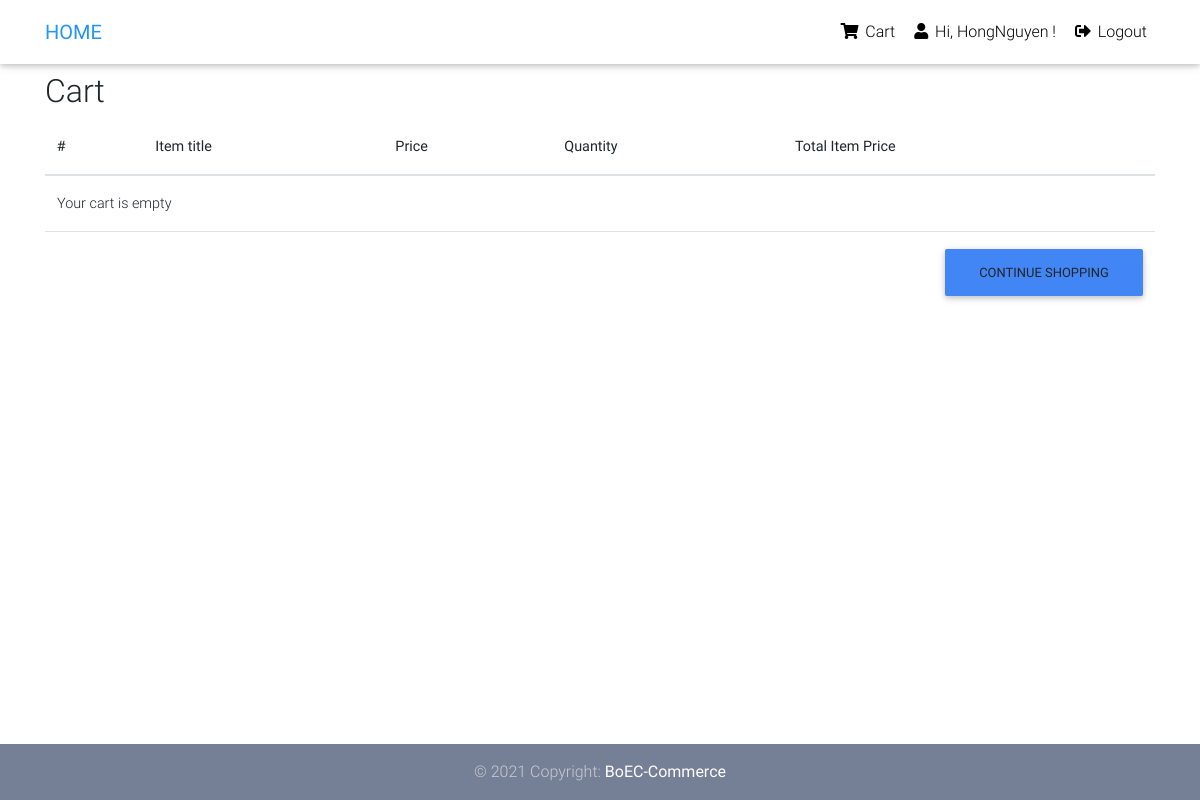
The app's page /cart/ (signed in), older data.
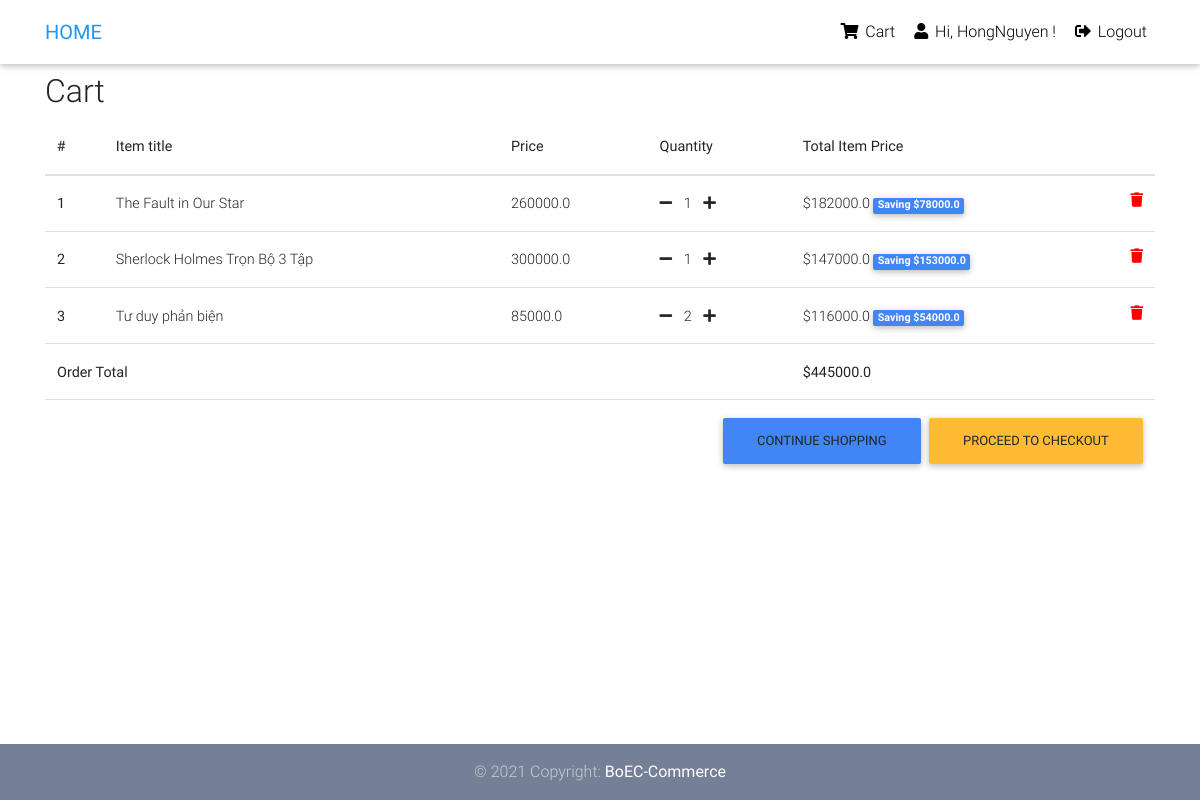
The same page, newer data.
### proshop/models.py (models this page shows, shortened)
class OrderItem(models.Model):
    user = models.ForeignKey(settings.AUTH_USER_MODEL,
                             on_delete=models.CASCADE)
    ordered = models.BooleanField(default=False)
    item = models.ForeignKey(Item, on_delete=models.CASCADE)
    quantity = models.IntegerField(default=1)
    def get_total_item_price(self):
        return self.quantity * self.item.price
    def get_total_discount_item_price(self):
        return self.quantity * self.item.discount_price
    def get_amount_saved(self):
        return self.get_total_item_price() - self.get_total_discount_item_price()
    def get_final_price(self):
        if self.item.discount_price:
            return self.get_total_discount_item_price()
        return self.get_total_item_price()

class Item(models.Model):
    title = models.CharField(max_length=100)
    price = models.FloatField()
    discount_price = models.FloatField(blank=True, null=True)
    category = models.CharField(choices=CATEGORY_CHOICES, max_length=2)
    slug = models.SlugField()
    description = models.TextField()
    image = models.ImageField()

class Order(models.Model):
    user = models.ForeignKey(settings.AUTH_USER_MODEL,
                             on_delete=models.CASCADE)
    ref_code = models.CharField(max_length=20, blank=True, null=True)
    items = models.ManyToManyField(OrderItem)
    start_date = models.DateTimeField(auto_now_add=True)
    ordered_date = models.DateTimeField()
    ordered = models.BooleanField(default=False)
    shipping_address = models.ForeignKey(
        'Address', related_name='shipping_address', on_delete=models.SET_NULL, blank=True, null=True)
    billing_address = models.ForeignKey(
        'Address', related_name='billing_address', on_delete=models.SET_NULL, blank=True, null=True)
    payment = models.ForeignKey(
        'Payment', on_delete=models.SET_NULL, blank=True, null=True)
    coupon = models.ForeignKey(
        'Coupon', on_delete=models.SET_NULL, blank=True, null=True)
    being_delivered = models.BooleanField(default=False)
    received = models.BooleanField(default=False)
    refund_requested = models.BooleanField(default=False)
    refund_granted = models.BooleanField(default=False)
    '''
    1. Item added to cart
    2. Adding a billing address
    (Failed checkout)
    3. Payment
    (Preprocessing, processing, packaging etc.)
    4. Being delivered
    5. Received
    6. Refunds
    '''
    def get_total(self):
        total = 0
        for order_item in self.items.all():
            total += order_item.get_final_price()
        if self.coupon:
            total -= self.coupon.amount
        return total

### proshop/views.py (the view)
# urls.py: path('cart/', Cart.as_view(), name='cart'),
class Cart(LoginRequiredMixin, View):
    def get(self, *args, **kwargs):
        try:
            order = Order.objects.get(user=self.request.user, ordered=False)
            context = {
                'object': order
            }
            return render(self.request, "socialaccount/cart.html", context)
        except ObjectDoesNotExist:
            return redirect("/")

### proshop/templates/socialaccount/cart.html (shortened to what this page needs)
{% extends "socialaccount/base.html" %}
{% block content %}
  <main>
    <div class="container">
    <div class="table-responsive text-nowrap">
    <h2>Cart</h2>
    <table class="table">
        <thead>
        <tr>
            <th scope="col">#</th>
            <th scope="col">Item title</th>
            <th scope="col">Price</th>
            <th scope="col">Quantity</th>
            <th scope="col">Total Item Price</th>
        </tr>
        </thead>
        <tbody>
        {% for order_item in object.items.all %}
        <tr>
            <th scope="row">{{ forloop.counter }}</th>
            <td>{{ order_item.item.title }}</td>
            <td>{{ order_item.item.price }}</td>
            <td>
                <a href="{% url 'proshop:remove-single-item-from-cart' order_item.item.slug %}"><i class="fas fa-minus mr-2"></i></a>
                {{ order_item.quantity }}
                <a href="{% url 'proshop:add-to-cart' order_item.item.slug %}"><i class="fas fa-plus ml-2"></i></a>
            </td>
            <td>
            {% if order_item.item.discount_price %}
                ${{ order_item.get_total_discount_item_price }}
                <span class="badge badge-primary">Saving ${{ order_item.get_amount_saved }}</span>
            {% else %}
                ${{ order_item.get_total_item_price }}
            {% endif %}
            <a style='color: red;' href="{% url 'proshop:remove-from-cart' order_item.item.slug %}">
                <i class="fas fa-trash float-right"></i>
            </a>
            </td>
        </tr>
        {% empty %}
        <tr>
            <td colspan='5'>Your cart is empty</td>
        </tr>
        <tr>
            <td colspan="5">
            <a class='btn btn-primary float-right' href='/'>Continue shopping</a>
            </td>
        </tr>
        {% endfor %}
        {% if object.get_total %}
        <tr>
            <td colspan="4"><b>Order Total</b></td>
            <td><b>${{ object.get_total }}</b></td>
        </tr>
        <tr>
            <td colspan="5">
            <a class='btn btn-warning float-right ml-2' href='/checkout/'>Proceed to checkout</a>
            <a class='btn btn-primary float-right' href='/'>Continue shopping</a>
            </td>
        </tr>
        {% endif %}
        </tbody>
    </table>
    </div>
    </div>
  </main>
{% endblock content %}

Row changes from the older to the newer data that the page shows:
now on this page (row unchanged): OrderItem: item "The Fault in Our Star", item.price "260000.0", quantity "1", get_total_discount_item_price "182000.0", get_amount_saved "78000.0"
added OrderItem: item "Sherlock Holmes Trọn Bộ 3 Tập", item.price "300000.0", quantity "1", get_total_discount_item_price "147000.0", get_amount_saved "153000.0"
added OrderItem: item "Tư duy phản biện", item.price "85000.0", quantity "2", get_total_discount_item_price "116000.0", get_amount_saved "54000.0"
now on this page (row unchanged): Order: get_total "445000.0"
Text that changed along with them:
text no longer shown: "Your cart is empty"
text now shown: "Order Total $ PROCEED TO CHECKOUT"
